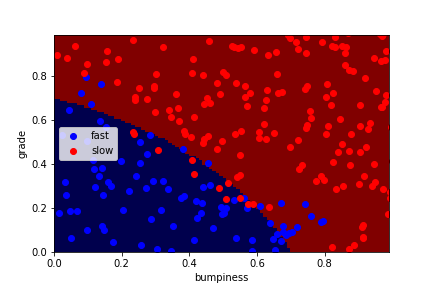
#> input picture Practice/test.png, 432 x 288 px
$ jupyter execute SVM.ipynb   (shell and % lines are left out)
#> lines starting #> are read from the running program, lines starting #| are printed output that depends on the picture
## SVM

[cell 1]
#!/usr/bin/python
import random


def makeTerrainData(n_points=1000):
###############################################################################
### make the toy dataset
#> called with n_points = 1000
    random.seed(42)
    grade = [random.random() for ii in range(0,n_points)]
    bumpy = [random.random() for ii in range(0,n_points)]
    error = [random.random() for ii in range(0,n_points)]
    y = [round(grade[ii]*bumpy[ii]+0.3+0.1*error[ii]) for ii in range(0,n_points)]
    for ii in range(0, len(y)):
        if grade[ii]>0.8 or bumpy[ii]>0.8:
            y[ii] = 1.0

### split into train/test sets
    X = [[gg, ss] for gg, ss in zip(grade, bumpy)]
    split = int(0.75*n_points)
    X_train = X[0:split]
    X_test  = X[split:]
    y_train = y[0:split]
    y_test  = y[split:]

    grade_sig = [X_train[ii][0] for ii in range(0, len(X_train)) if y_train[ii]==0]
    bumpy_sig = [X_train[ii][1] for ii in range(0, len(X_train)) if y_train[ii]==0]
    grade_bkg = [X_train[ii][0] for ii in range(0, len(X_train)) if y_train[ii]==1]
    bumpy_bkg = [X_train[ii][1] for ii in range(0, len(X_train)) if y_train[ii]==1]

#    training_data = {"fast":{"grade":grade_sig, "bumpiness":bumpy_sig}
#            , "slow":{"grade":grade_bkg, "bumpiness":bumpy_bkg}}


    grade_sig = [X_test[ii][0] for ii in range(0, len(X_test)) if y_test[ii]==0]
    bumpy_sig = [X_test[ii][1] for ii in range(0, len(X_test)) if y_test[ii]==0]
    grade_bkg = [X_test[ii][0] for ii in range(0, len(X_test)) if y_test[ii]==1]
    bumpy_bkg = [X_test[ii][1] for ii in range(0, len(X_test)) if y_test[ii]==1]

    test_data = {"fast":{"grade":grade_sig, "bumpiness":bumpy_sig}
            , "slow":{"grade":grade_bkg, "bumpiness":bumpy_bkg}}

    return X_train, y_train, X_test, y_test
#    return training_data, test_data

[cell 2]
#!/usr/bin/python

#from udacityplots import *
import warnings
warnings.filterwarnings("ignore")

import matplotlib
matplotlib.use('agg')

import matplotlib.pyplot as plt
import pylab as pl
import numpy as np

#import numpy as np
#import matplotlib.pyplot as plt
#plt.ioff()

def prettyPicture(clf, X_test, y_test):
    x_min = 0.0; x_max = 1.0
    y_min = 0.0; y_max = 1.0

    # Plot the decision boundary. For that, we will assign a color to each
    # point in the mesh [x_min, m_max]x[y_min, y_max].
    h = .01  # step size in the mesh
    xx, yy = np.meshgrid(np.arange(x_min, x_max, h), np.arange(y_min, y_max, h))
    Z = clf.predict(np.c_[xx.ravel(), yy.ravel()])

    # Put the result into a color plot
    Z = Z.reshape(xx.shape)
    plt.xlim(xx.min(), xx.max())
    plt.ylim(yy.min(), yy.max())

    plt.pcolormesh(xx, yy, Z, cmap=pl.cm.seismic)

    # Plot also the test points
    grade_sig = [X_test[ii][0] for ii in range(0, len(X_test)) if y_test[ii]==0]
    bumpy_sig = [X_test[ii][1] for ii in range(0, len(X_test)) if y_test[ii]==0]
    grade_bkg = [X_test[ii][0] for ii in range(0, len(X_test)) if y_test[ii]==1]
    bumpy_bkg = [X_test[ii][1] for ii in range(0, len(X_test)) if y_test[ii]==1]

    plt.scatter(grade_sig, bumpy_sig, color = "b", label="fast")
    plt.scatter(grade_bkg, bumpy_bkg, color = "r", label="slow")
    plt.legend()
    plt.xlabel("bumpiness")
    plt.ylabel("grade")

    plt.savefig("test3.png")
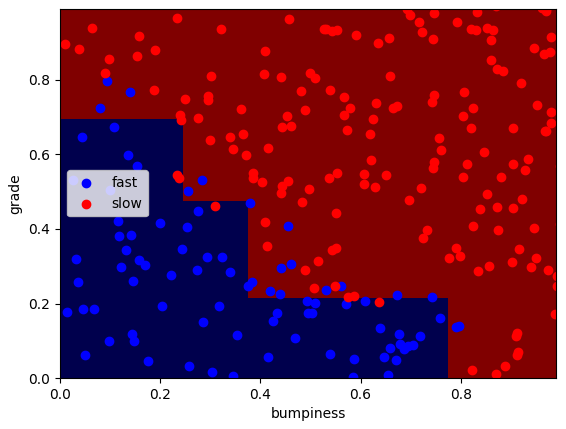
#> figure drawn by matplotlib, 1 panel

import base64
import json
import subprocess

# [8 lines of commented-out code are left out]

[cell 3]
def classify(features_train, labels_train):
    ### import the sklearn module for GaussianNB
    ### create classifier
    ### fit the classifier on the training features and labels
    ### return the fit classifier

    from sklearn.naive_bayes import GaussianNB

    clf = GaussianNB()
    clf.fit(features_train, labels_train)

    return clf

from sklearn.svm import SVC

def classify_svm(features_train, labels_train):

    clf = SVC(C= 10000)
    clf.fit(features_train, labels_train)

    return clf


def classify_decision_tree(features_train, labels_train):
    from sklearn import tree

    clf = tree.DecisionTreeClassifier(min_samples_split=50)
    clf.fit(features_train, labels_train)

    return clf

[cell 4]
#!/usr/bin/python

""" Complete the code in ClassifyNB.py with the sklearn
    Naive Bayes classifier to classify the terrain data.

    The objective of this exercise is to recreate the decision
    boundary found in the lesson video, and make a plot that
    visually shows the decision boundary """


#from prep_terrain_data import makeTerrainData
#from class_vis import prettyPicture, output_image
#from ClassifyNB import classify

import numpy as np
import pylab as pl
import cv2


features_train, labels_train, features_test, labels_test = makeTerrainData()

### the training data (features_train, labels_train) have both "fast" and "slow" points mixed
### in together--separate them so we can give them different colors in the scatterplot,
### and visually identify them
grade_fast = [features_train[ii][0] for ii in range(0, len(features_train)) if labels_train[ii]==0]
bumpy_fast = [features_train[ii][1] for ii in range(0, len(features_train)) if labels_train[ii]==0]
grade_slow = [features_train[ii][0] for ii in range(0, len(features_train)) if labels_train[ii]==1]
bumpy_slow = [features_train[ii][1] for ii in range(0, len(features_train)) if labels_train[ii]==1]


# You will need to complete this function imported from the ClassifyNB script.
# Be sure to change to that code tab to complete this quiz.
#clf = classify_svm(features_train, labels_train)
clf = classify_decision_tree(features_train, labels_train)


### draw the decision boundary with the text points overlaid
prettyPicture(clf, features_test, labels_test)
#output_image("test.png", "png", open("test.png", "rb").read())

[cell 5]
img1 = cv2.imread('test.png')
#> img1 is the input picture: shape (288, 432, 3); mean B, G, R 124.7, 106.9, 162.9
plt.imshow(img1)
plt.title('naive bayes')

plt.figure()
img2 = cv2.imread('test2.png')
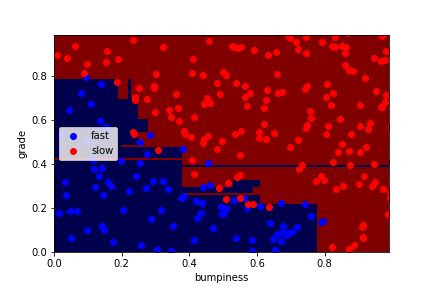
#> input picture Practice/test2.png, 432 x 288 px
#> img2 is the input picture: shape (288, 432, 3); mean B, G, R 126.7, 106.9, 159.6
plt.imshow(img2)
plt.title('SVM')


plt.figure()
img3 = cv2.imread('test3.png')
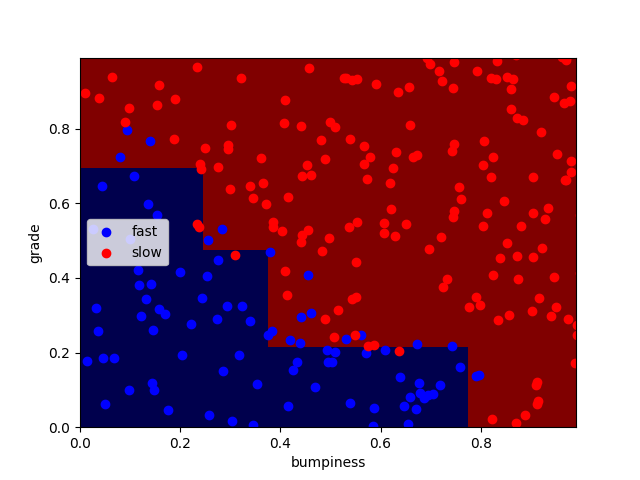
#> img3: shape (480, 640, 3); mean B, G, R 121.4, 103.8, 159.3
plt.imshow(img3)
plt.title('Decision trees')
